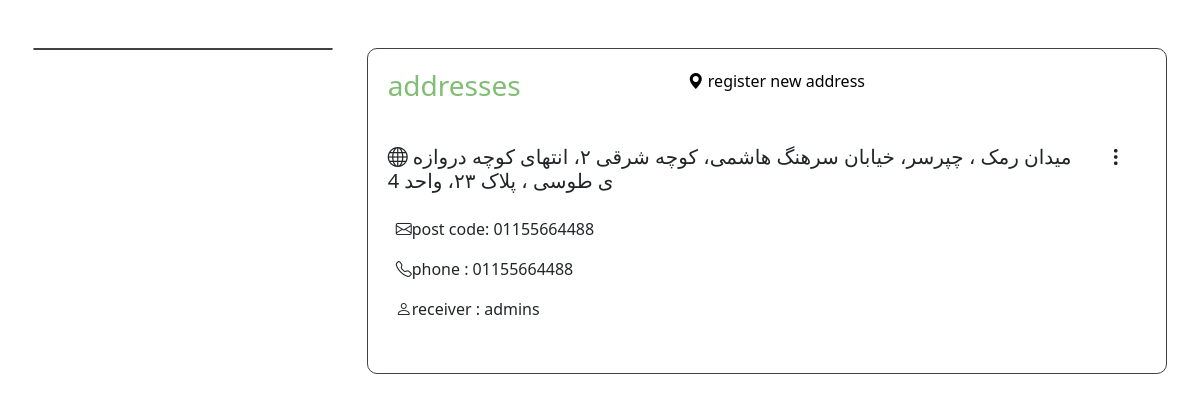
Screenshot of /user/addresses (signed in) with the database file from the repository.
### account_module/models.py (models this page shows, shortened)
class Address(models.Model):
    user = models.ForeignKey(User, on_delete=models.CASCADE)
    title = models.CharField(max_length=100, null=True, blank=True)
    address = models.TextField(null=True, blank=True)
    phone = models.CharField(max_length=100, null=True, blank=True)
    post_code = models.IntegerField(null=True, blank=True)
    is_default = models.BooleanField(null=True, blank=True)

class User(AbstractUser):
    avatar = models.ImageField(upload_to='images/profiles', null=True, blank=True)
    email_active_code = models.CharField(max_length=100)
    mobile = PhoneNumberField(null=True, blank=True, unique=True)
    mobile_active_code = models.CharField(max_length=10)
    date_of_birth = models.DateField(blank=True, null=True)
    national_code = models.IntegerField(null=True, blank=True)

### user_panel_module/views.py (the view)
# urls.py: path('addresses', views.Addresses.as_view(), name='addresses'),
@method_decorator(login_required, name='dispatch')
class Addresses(TemplateView):
    template_name = 'user_panel/addresses.html'
    def get_context_data(self, **kwargs):
        context = super(Addresses, self).get_context_data()
        context['addresses'] = Address.objects.filter(user_id=self.request.user.id)
        return context

### user_panel_module/templates/user_panel/addresses.html (shortened to what this page needs)
{% extends 'shared/_layout.html' %}
{% load render_partial %}
{% block content %}
    <div class="container-fluid w-100 mt-5 d-flex justify-content-center align-items-center">
        <div class="container-fluid container-xxl d-flex justify-content-evenly align-items-start w-100 h-100 flex-wrap p-0 m-0">
            <div class="row col-11 col-lg-3  h-100 p-0 m-0 flex-wrap userMenu mb-5">
            </div>
            <div class="col-11 col-lg-8 addressesSection">
                <div class="col-12 d-flex mb-2 flex-wrap">
                    <h3 onclick="_showAddress()" class="col-12 col-lg-6 showAddresses">addresses</h3>
                    <a href="{% url 'add_address' %}" class="col-12 col-lg-6 addLocation addAddress"><i
                        class="bi bi-geo-alt-fill"></i> register new address</a>
                </div>
                <div id="addresses">
                    {% if addresses %}
                        {% for address in addresses %}
                            <div class="col-12 address pb-3" id="addresses">
                                <h5 class="col-12 d-flex">
                                    <p class="col-11"><i class="bi bi-globe"></i> {{ address.address }}</p>
                                    <div class="threeDotsMenu"><i class="bi bi-three-dots-vertical"></i></div>
                                </h5>
                                <p class="px-2"><i class="bi bi-envelope"></i>post code: {{ address.phone }} </p>
                                <p class="px-2"><i class="bi bi-telephone"></i>phone : {{ address.phone }} </p>
                                <p class="px-2"><i class="bi bi-person"></i>receiver : {{ address.user.username }} </p>
                            </div>
                        {% endfor %}
                    {% else %}
                        <p>There are no addresses...</p>
                    {% endif %}
                </div>
            </div>
        </div>
    </div>
{% endblock %}

### statics/stylesheet/master.css (style rules this page uses)
.summeryOfActivitiesSection, .ordersSection, .opinionsSection, .addressesSection, .messagesSection, .recentVisitsSection, .userAccountInformationSection { border-radius: 10px; border: 0.6px solid #414141; padding: 20px; }
.userMenu { border-radius: 10px; border: 0.6px solid #414141; }
.bi-three-dots-vertical { cursor: pointer; }
.address { position: relative; }
.threeDotsMenu { position: absolute; top: 0; right: 20px; }
.addLocation, .showAddresses { width: 300px; height: 60px; border-radius: 6px; cursor: pointer; }
.showAddresses { color: rgb(129, 189, 117); }

### rows the page displays
Address: address "میدان رمک ، چپرسر، خیابان سرهنگ هاشمی، کوچه شرقی ۲، انتهای کوچه دروازه ی طوسی ، پلاک ۲۳، واحد 4", phone "01155664488", user.username "admins"
